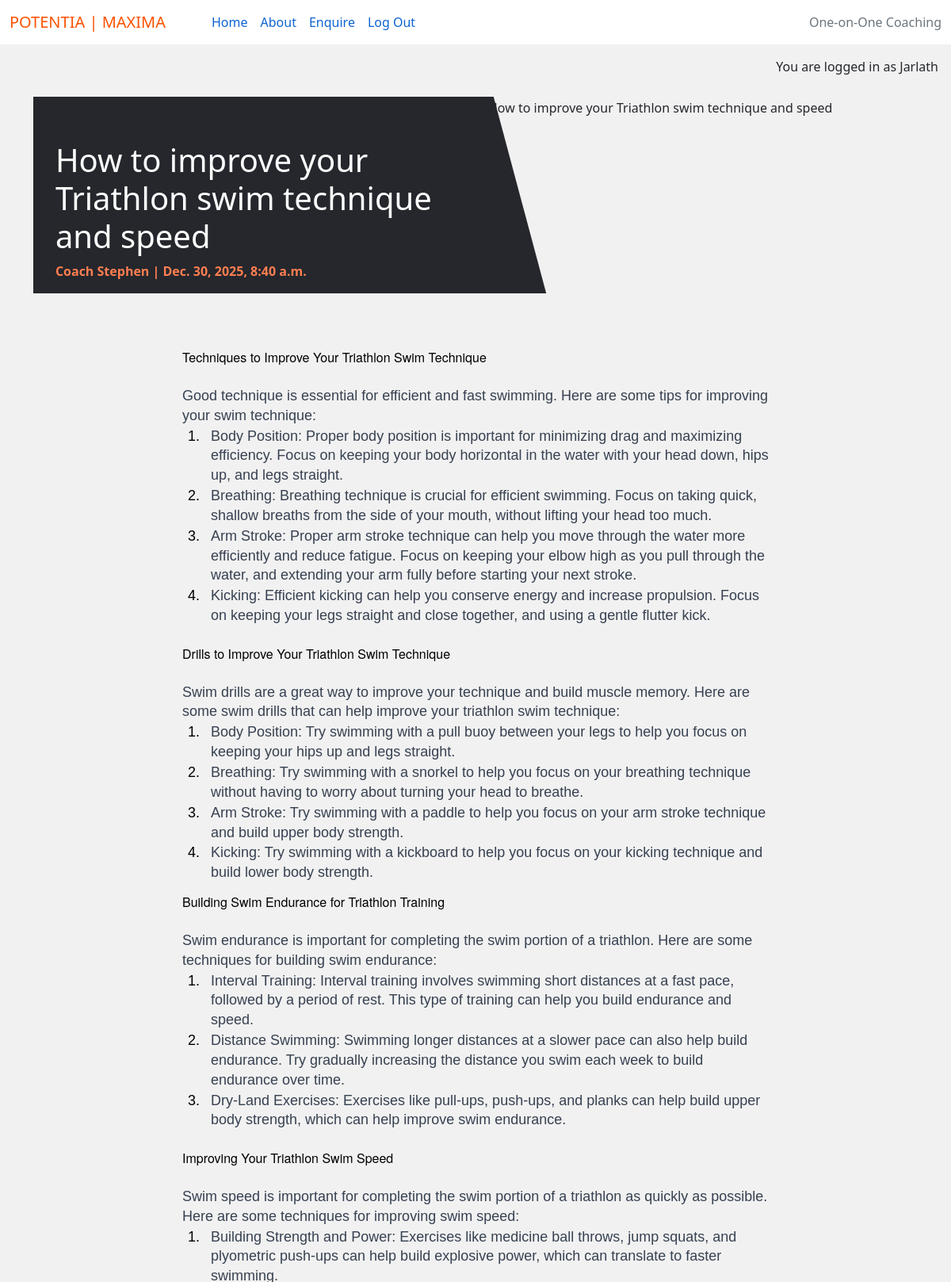
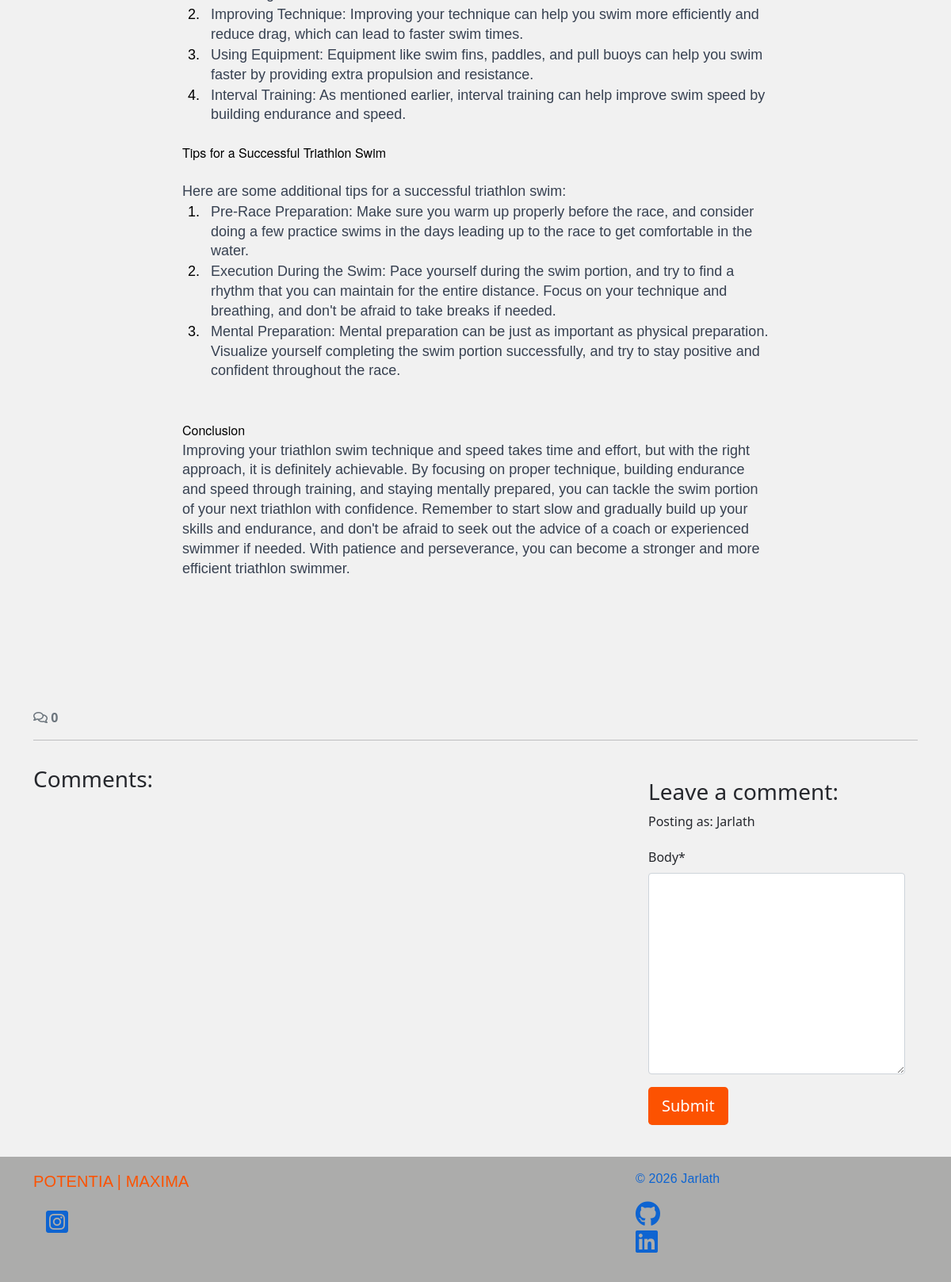
Screenshot of /how-to-improve-your-triathlon-swim-technique-and-speed/ (signed in) with the database file from the repository (2 pictures, top to bottom).
### home/models.py (models this page shows, shortened)
class CoachingPost(models.Model):
    title = models.CharField(max_length=200, unique=True)
    slug = models.SlugField(max_length=200, unique=True)
    author = models.ForeignKey(User, on_delete=models.CASCADE)
    featured_image = CloudinaryField('image', default='placeholder')
    status = models.IntegerField(choices=STATUS, default=0)
    created_on = models.DateTimeField(auto_now_add=True)
    updated_on = models.DateTimeField(auto_now=True)
    content = models.TextField()
    excerpt = models.TextField(blank=True)
    class Meta:
        ordering = ["-created_on"]

### home/views.py (the view, shortened to what this page needs)
def coaching_post_detail(request, slug):
    queryset = CoachingPost.objects.filter(status=1)
    post = get_object_or_404(queryset, slug=slug)
    comments = post.comments.all().order_by("created_on")
    comment_count = post.comments.count()
    comment_form = CommentForm()
    return render(
        request,
        "home/coaching_post_detail.html",
        {
            "post": post,
            "comments": comments,
            "comment_count": comment_count,
            "comment_form": comment_form,
         },
    )

### home/forms.py
class CommentForm(forms.ModelForm):
    class Meta:
        model = ProgressComment
        fields = ('body',)

### home/templates/home/coaching_post_detail.html (shortened to what this page needs)
{% extends 'base.html' %}
{% load static %}
{% load crispy_forms_tags %}
{% block content %}
{% if user.is_authenticated %}
<div class="masthead">
    <div class="container">
        <div class="row g-0">
            <div class="col-md-6 masthead-text">
                <h1 class="post-title">{{ post.title }}</h1>
                <p class="post-subtitle">Coach {{ post.author | capfirst }} | {{ post.created_on }}</p>
            </div>
            <div class="d-none d-md-block col-md-6 masthead-image">
                {% if "placeholder" in post.featured_image.url %}
                <img src="{% static 'images/default.webp' %}" class="scale" alt="placeholder image">
                {% else %}
                <img src="{{ post.featured_image.url }}" class="scale" alt="{{ post.title }}">
                {% endif %}
            </div>
        </div>
    </div>
</div>
<div class="container">
    <div class="row">
        <div class="col card mb-4  mt-3 left  top">
            <div class="card-body">
                <p class="card-text">
                    {{ post.content | safe }}
                </p>
            </div>
        </div>
    </div>
    <div class="row">
        <div class="col-12">
            <strong class="text-secondary">
                <i class="far fa-comments"></i> {{ comment_count }}
            </strong>
        </div>
        <div class="col-12">
            <hr>
        </div>
    </div>
    <div class="row">
        <div class="col-md-8 card mb-4  mt-3 ">
            <h3>Comments:</h3>
            <div class="card-body">
            </div>
        </div>
        <div class="col-md-4 card mb-4 mt-3">
            <div class="card-body">
                {% if user.is_authenticated %}
                <h3>Leave a comment:</h3>
                <p>Posting as: {{ user.username | capfirst }}</p>
                <form id="commentForm" method="post" style="margin-top: 1.3em;">
                    {{ comment_form | crispy }}
                    <button id="submitButton" type="submit" class="btn btn-signup btn-lg">Submit</button>
                </form>
                {% else %}
                <p>Log in to leave a comment</p>
                {% endif %}
            </div>
        </div>
    </div>
</div>
{% endif %}
{% endblock content %}

### templates/base.html (shortened to what this page needs)
{% load static %}
{% url 'home' as home_url %}
{% url 'about' as about_url %}
{% url 'enquire' as enquire_url %}
{% url 'account_signup' as signup_url %}
{% url 'account_login' as login_url %}
{% url 'account_logout' as logout_url %}
<!DOCTYPE html>
<html class="h-100" lang="en">
<head>
    <link rel="stylesheet" href="https://cdnjs.cloudflare.com/ajax/libs/font-awesome/5.15.3/css/all.min.css">
    <link href="https://cdn.jsdelivr.net/npm/bootstrap@5.0.1/dist/css/bootstrap.min.css" rel="stylesheet"
>
    <link rel="stylesheet" href="{% static 'css/style.css' %}">
</head>
<body class="d-flex flex-column h-100 main-bg">
    <nav class="navbar navbar-expand-lg navbar-light bg-white">
        <div class="container-fluid">
            <a class="text-orange" aria-label="Go to Home" alt="Go to home page" href="{% url 'home' %}">POTENTIA | MAXIMA</a>
            <div class="collapse navbar-collapse" id="navbarText">
                <ul class="navbar-nav me-auto mb-2 mb-lg-0">
                    <li class="nav-item">
                        <a class="nav-link {% if request.path == home_url %}active{% endif %}" aria-current="page"
                            href="{% url 'home' %}">Home</a>
                    </li>
                    <li class="nav-item">
                        <a class="nav-link
                {% if request.path == about_url %}active{%endif%}" aria-current="page"
                            href="{% url 'about' %}">About</a>
                    </li>
                    <li class="nav-item">
                        <a class="nav-link
                {% if request.path == enquire_url %}active{%endif%}" aria-current="page"
                            href="{% url 'enquire' %}">Enquire</a>
                    </li>
                    {% if user.is_authenticated %}
                    <li class="nav-item">
                        <a class="nav-link {% if request.path == logout_url %}active{% endif %}" aria-current="page"
                            href="{% url 'account_logout' %}">Log Out</a>
                    </li>
                    {% endif %}
                </ul>
                <span class="navbar-text text-muted">
                    One-on-One Coaching
                </span>
            </div>
        </div>
    </nav>
    <main class="flex-shrink-0 main-bg">
        {% if user.is_authenticated %}
        <p class="text-end m-3">You are logged in as {{ user | capfirst }}</p>
        {% else %}
        <p class="text-end m-3">You are not logged in</p>
        {% endif %}
        {% block content %}{% endblock content %}
    </main>
    <footer class="footer mt-auto py-3 footer-bg">
        <div class="container">
            <div class="row">
                <div class="col text-left">
                    <a class="text-orange" aria-label="Go to Home" alt="Go to home page" href="{% url 'home' %}">POTENTIA | MAXIMA</a>
                    <p>
                        <a href="https://www.instagram.com" target="_blank" rel="noopener"
                                aria-label="Visit my Instagram page (opens in a new tab)">
                        <i class="fab fa-instagram-square ms-3 text-blue-icon footer-link-insta"></i>
                        </a>
                    </p>
                </div>
                <div class="col text-left">
                </div>
                <div class="col text-right text-blue">
                    <p>&copy; 2026 Jarlath
                    <ul class="social-networks">
                        <li>
                            <a href="https://github.com/JarlathMacS" target="_blank" rel="noopener"
                                aria-label="Visit my GitHub page (opens in a new tab)"><i
                                    class="fab fa-github text-blue-icon"></i></a>
                        </li>
                        <li>
                            <a href="https://www.linkedin.com/in/jarlathsweeney" target="_blank" rel="noopener"
                                aria-label="Visit my LinkedIn page (opens in a new tab)"><i
                                    class="fab fa-linkedin text-blue-icon"></i></a>
                        </li>
                    </ul>
                    </p>
                </div>
            </div>
        </div>
    </footer>
</body>
</html>

### static/css/style.css (style rules this page uses)
body { background-color: #F1F1F1; color: #25272C; }
.main-bg { background-color: #F1F1F1; }
.footer-bg { background-color: #acacab; }
.text-blue { color: #0e64d1; font-size: 16px; text-decoration: none; }
.text-blue-icon { color: #0e64d1; font-size: 200%; }
.text-orange { color: #fc5201; font-size: 20px; text-decoration: none; }
.card { border: none; background-color: transparent; }
.scale { width: 100%; height: auto; }
.masthead { margin-top: 10px; overflow: hidden; position: relative; display: inline-block; height: 33vh; width: 100%; }
.masthead-text { background-color: #25272C; color: white; position: relative; }
.masthead-image { position: relative; overflow: hidden; }
.masthead-image:after { content: ""; position: absolute; top: 0; right: 90%; height: 100%; width: 150%; background: #25272C; -webkit-transform: skew(15deg); -moz-transform: skew(15deg); transform: skew(15deg); z-index: 100; }
.post-title { margin-top: 10%; margin-left: 5%; }
.post-subtitle { margin-left: 5%; color: #ff7e51; font-weight: bold; }
.btn-signup { background-color: #fc5201; color: #ffffff; }
.navbar-light .navbar-nav .nav-link { color:#0e64d1; }
#navbarText { padding-left: 50px; }
.footer { padding-top: 2%; padding-bottom: 2%; font-family: Arial, Helvetica, sans-serif; letter-spacing: .009em; }
.social-networks { list-style-type: none; padding: 0%; }
.footer-link-insta { margin: 20px 20px 0px; }

### rows the page displays
CoachingPost: title "How to improve your Triathlon swim technique and speed", author "Stephen", created_on "Dec. 30, 2025, 8:40 a.m.", content "Techniques to Improve Your Triathlon Swim Technique Good technique is essential for efficient and fast swimming. Here are some tips for improving your swim technique: Body Position: Proper body position is important for minimizing drag and maximizing efficiency. Focus on keeping your body horizontal in the water with your head down, hips up, and legs straight. Breathing: Breathing technique is crucial for efficient swimming. Focus on taking quick, shallow breaths from the side of your mouth, without lifting your head too much. Arm Stroke: Proper arm stroke technique can help you move through the water more efficiently and reduce fatigue. Focus on keeping your elbow high as you pull through…"

### other values shown
{{ user | capfirst }} "Jarlath"
{{ comment_count }} "0"
{{ user.username | capfirst }} "Jarlath"
